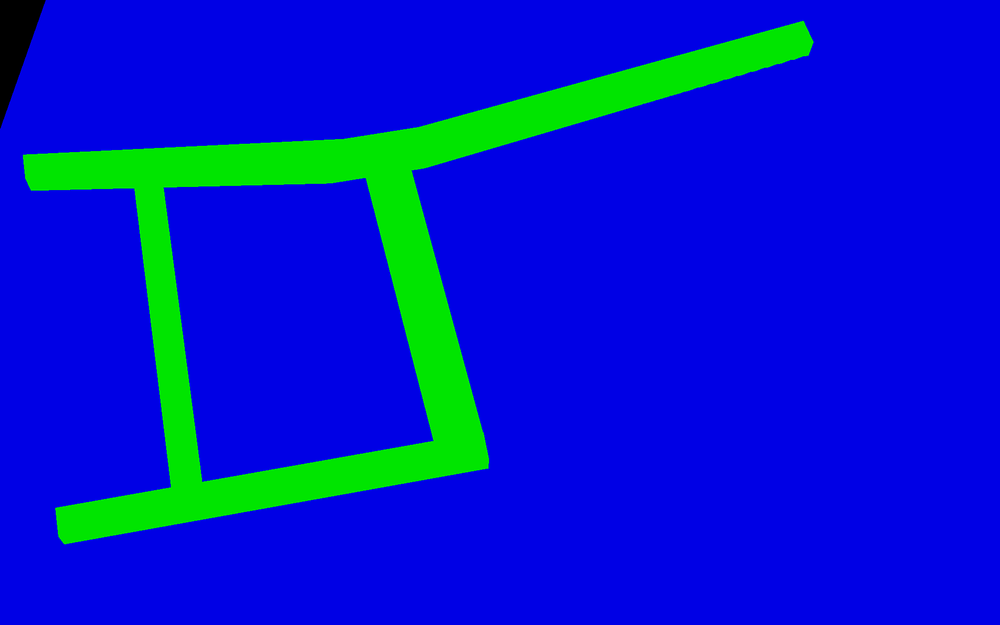
#> input picture image/seg/1_ep_0_img_0_part_1_1595776073.691436.png, 1000 x 625 px, shrunk from 1920 x 1200 before the run; its folder holds only this picture in this run
$ python remove_empty.py
#> lines starting #> are read from the running program, lines starting #| are printed output that depends on the picture
from tqdm import tqdm
from PIL import Image, ImageChops
import os
import glob
import numpy as np
import pickle
import shutil

# remove image w/o connector or furniture parts
dataset_root = "/SSD1/joo/Dataset/furniture/SIM_dataset_v13"

folders = ["seg"]
error_buff = {}
for i in range(len(folders)):
    files = glob.glob(dataset_root + "/" + folders[i] + "/*")
    print(folders[i], len(files))
    error_buff[folders[i]] = 0
    for f in tqdm(files):
        img = Image.open(f)
#> img is the input picture: PIL image 1000x625 RGB; mean R, G, B 0, 25.7, 202.4
        img_arr = np.array(img)

        mask_furn = img_arr[:, :, 1]
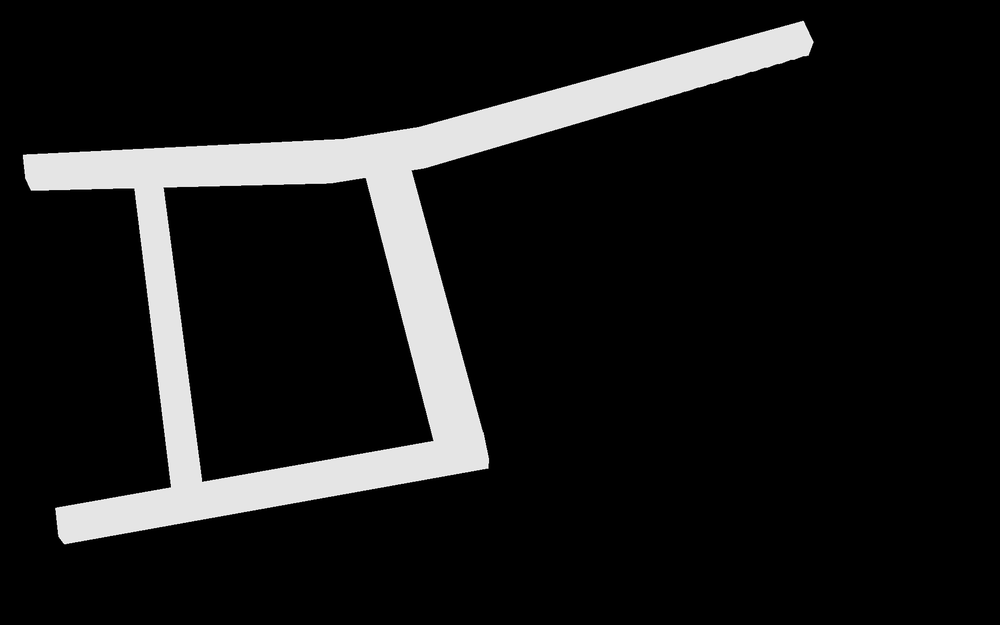
#> mask_furn: shape (625, 1000); min 0, max 255, mean 25.7
        obj_ids_furn = np.unique(mask_furn)
#> obj_ids_furn = 255 values from 0 to 255
        img_f = Image.fromarray(mask_furn)

        if 0 in obj_ids_furn:
            obj_ids_furn = np.setdiff1d(obj_ids_furn, [0])
#> obj_ids_furn = 254 values from 1 to 255

        masks = mask_furn == obj_ids_furn[:, None, None]

        # get bounding box coordinates for each mask
        num_objs = len(obj_ids_furn)
#> num_objs = 254
        temp_obj_ids = []
        temp_masks = []
        boxes = []

        for i in range(num_objs):
            pos = np.where(masks[i])
            xmin = np.min(pos[1])
            xmax = np.max(pos[1])
            ymin = np.min(pos[0])
            ymax = np.max(pos[0])
            if int(xmax-xmin) < 1 or int(ymax-ymin) < 1 :
                continue
            temp_masks.append(masks[i])
            temp_obj_ids.append(obj_ids_furn[i])
            boxes.append([xmin, ymin, xmax, ymax])
#> this loop made 254 passes
#> (pos, xmin, xmax, ymin, ymax) on passes 1 to 3: (1007 positions, rows 18 to 545, columns 20 to 815, 20, 815, 18, 545), (755 positions, rows 18 to 546, columns 23 to 815, 23, 815, 18, 546), (871 positions, rows 20 to 546, columns 21 to 814, 21, 814, 20, 546)
#> after the loop, boxes = 253 items, first 6: [20, 18, 815, 545], [23, 18, 815, 546], [21, 20, 814, 546], [21, 19, 815, 544], [23, 21, 793, 540], [92, 37, 740, 524]; temp_masks = 253 items; temp_obj_ids = 253 values from 1 to 255

        if len(boxes) == 0 or len(obj_ids_furn) == 0 or not img.getbbox() or not ImageChops.invert(img).getbbox():
            print("remove ! w/o furniture part ", f)
            error_buff[folders[i]] += 1
            # os.system("rm {}".format(f))

print(error_buff)
print(len(error_buff))

$ run again, on image/seg/1_ep_1_img_1_part_1_1595776087.364595.png
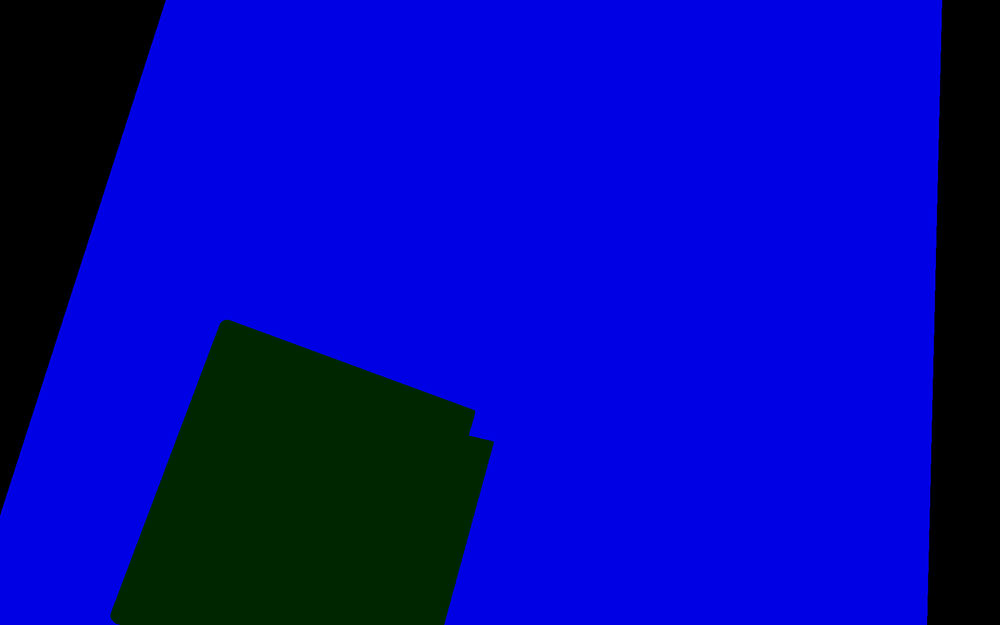
#> input picture image/seg/1_ep_1_img_1_part_1_1595776087.364595.png, 1000 x 625 px, shrunk from 1920 x 1200 before the run
#> img is the input picture: PIL image 1000x625 RGB; mean R, G, B 0, 5, 168.1
#> `mask_furn = img_arr[:, :, 1]`:
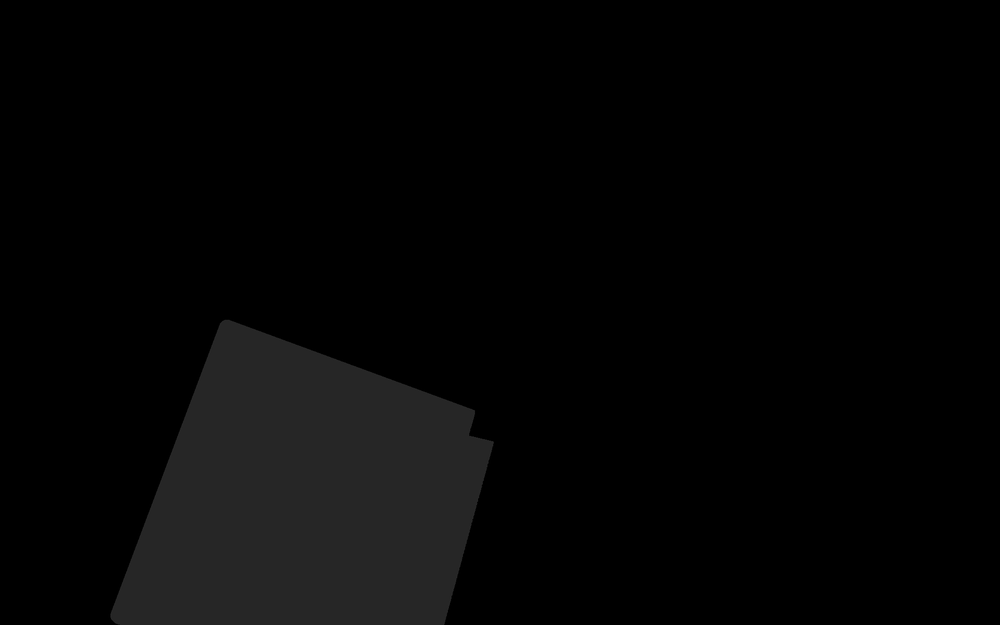
#> mask_furn: shape (625, 1000); min 0, max 43, mean 5
#> `obj_ids_furn = np.unique(mask_furn)`: obj_ids_furn = 44 values from 0 to 43
#> `obj_ids_furn = np.setdiff1d(obj_ids_furn, [0])`: obj_ids_furn = 43 values from 1 to 43
#> num_objs = 43
#> the loop `for i in range(num_objs):` made 43 passes
#> (pos, xmin, xmax, ymin, ymax) on passes 1 to 6: (380 positions, rows 318 to 622, columns 108 to 494, 108, 494, 318, 622), (54 positions, rows 329 to 612, columns 110 to 491, 110, 491, 329, 612), (38 positions, rows 319 to 618, columns 110 to 493, 110, 493, 319, 618), (32 positions, rows 322 to 599, columns 119 to 490, 119, 490, 322, 599), (33 positions, rows 319 to 602, columns 114 to 487, 114, 487, 319, 602), (29 positions, rows 321 to 624, columns 112 to 492, 112, 492, 321, 624)
#> after the loop `for i in range(num_objs):`: boxes = 42 items, first 6: [108, 318, 494, 622], [110, 329, 491, 612], [110, 319, 493, 618], [119, 322, 490, 599], [114, 319, 487, 602], [112, 321, 492, 624]; temp_masks = 42 items; temp_obj_ids = 42 values from 1 to 42
